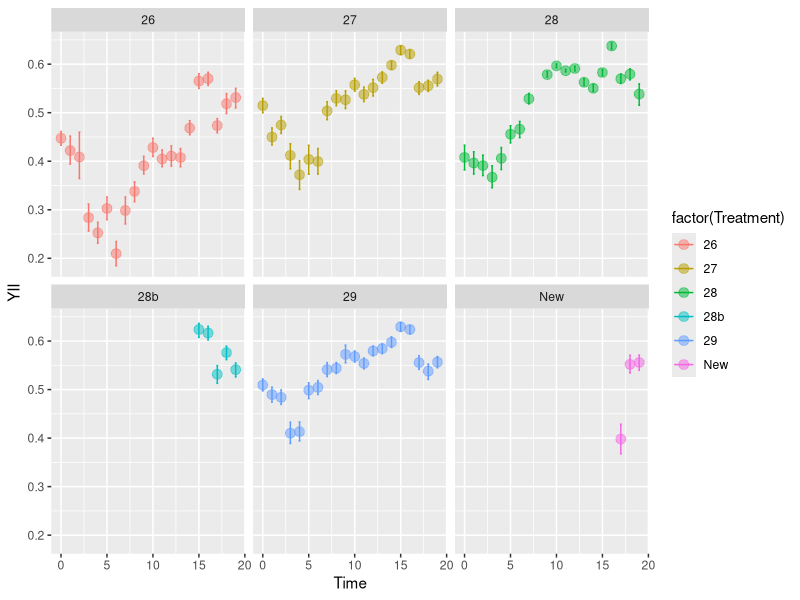
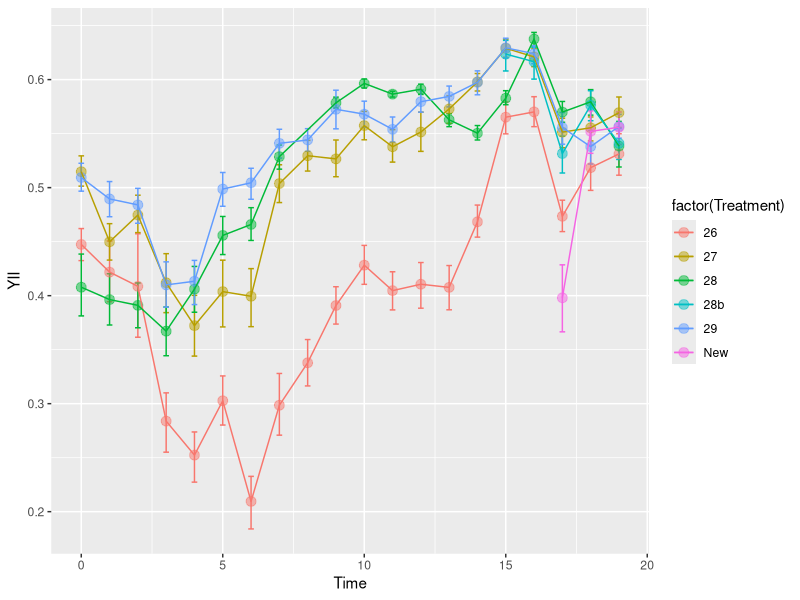

These figures' R source, in order: (Note: this script raises an error after producing the figures.)
## ---- chunk 1
knitr::opts_chunk$set(echo = TRUE, warning=FALSE, message=FALSE)
## ---- chunk 2

getwd()

# Get all libraries and sources required to run the script

library(dplyr)
library(plyr)
library(reshape2)
library(ggplot2)

# Import your data: 
Acer.Tall<-read.csv("YII_2017-09-27_Tall.csv")
Acer.wide<-read.csv("YII_2017-09-27_Wide.csv")
## ---- chunk 3
# YII_Bott <- ggplot(Acer.Tall, aes (Treatment, YII, colour=factor(Time)))
# YII_Bott + stat_summary(fun.data = "mean_cl_boot",geom = "errorbar", width = 0.2)+
#   stat_summary(fun.y=mean, geom="point", size =3, alpha=0.5) +
#   geom_jitter()+
#  facet_wrap(~Time)

YII_Bott <- ggplot(Acer.Tall, aes (Time, YII, colour=factor(Treatment)))
YII_Bott + stat_summary(fun.data = "mean_cl_boot",geom = "errorbar", width = 0.2)+
  stat_summary(fun.y=mean, geom="point", size =3, alpha=0.5) +
# geom_jitter()+
 facet_wrap (~Treatment)

YII_All <- ggplot(Acer.Tall, aes (Time, YII, colour=factor(Treatment)))
YII_All + stat_summary(fun.data = "mean_cl_boot",geom = "errorbar", width = 0.2)+
  stat_summary(fun.y=mean, geom="point", size =3, alpha=0.5) +
   stat_summary(fun.y=mean, geom="line")
 # geom_jitter()+
# facet_grid (~Treatment)


Growth <- ggplot(Acer.growth, aes (Time, Growth, colour=factor(Treatment)))
Growth + stat_summary(fun.data = "mean_cl_boot",geom = "errorbar", width = 0.2)+
  stat_summary(fun.y=mean, geom="point", size =3, alpha=0.5) +
  # geom_jitter()+
 facet_wrap (~Treatment)
## ---- chunk 4
library(dplyr)
Last.data<-Acer.Tall[which(Acer.Tall$Time==18), ]


Last.data %>% 
  group_by(Treatment) %>% 
  summarise (min_YII = min(YII), max_mpg = max(YII), mean_YII= mean(YII))


YII_Frag <- ggplot(Acer.Tall, aes (Time, YII))
YII_Frag + geom_point() + facet_wrap (~Treatment)

library(lattice)
xyplot(YII ~ Time | Treatment, data=Acer.Tall, type=c("p", "r"), ylim=c(0.0, 0.7))
## ---- chunk 5
Fo_Bott <- ggplot(Acer.Tall, aes (Time, F0, colour=factor(Treatment)))
Fo_Bott + stat_summary(fun.data = "mean_cl_boot",geom = "errorbar", width = 0.2)+
  stat_summary(fun.y=mean, geom="point", size =3, alpha=0.5) +
  #geom_jitter()+
 facet_grid (~Treatment)


Fm_Bott <- ggplot(Acer.Tall, aes (Time, Fm, colour=factor(Treatment)))
Fm_Bott + stat_summary(fun.data = "mean_cl_boot",geom = "errorbar", width = 0.2)+
  stat_summary(fun.y=mean, geom="point", size =3, alpha=0.5) +
  #geom_jitter()+
 facet_grid (~Treatment)

## ---- chunk 6

YII_Bott <- ggplot(Acer.Tall, aes (Time, YII, colour=factor(Treatment)))
YII_Bott + stat_summary(fun.data = "mean_cl_boot",geom = "errorbar", width = 0.2)+
  stat_summary(fun.y=mean, geom="point", size =3, alpha=0.5) +
  stat_summary(fun.y=mean, geom="line")
  # geom_jitter()+


Acer.Tall$Treatment <- as.factor(Acer.Tall$Treatment)
Acer.Tall$Time <- as.factor(Acer.Tall$Time)

library(multcomp)
library(multcompView)
library(lsmeans)


LM_Treatment <- lm(YII ~ Treatment, data= Acer.Tall)

LM_Time <-lm(YII ~ Time, data = Acer.Tall)

LM_Tre_Time <- lm(YII ~ Time * Treatment, data=Acer.Tall)

anova(LM_Treatment)
TukeyHSD(aov(LM_Treatment))

anova(LM_Time)
TukeyHSD(aov(LM_Time))

anova(LM_Tre_Time)
# TukeyHSD(aov(LM_Tre_Time))

#  cld from multicom  set a compact letter display of all pair-wise comparisons.
cld(lsmeans(LM_Treatment, "Treatment"))
cld(lsmeans(LM_Time, "Time"))
cld(lsmeans(LM_Tre_Time, specs = c("Treatment", "Time")))

## ---- chunk 7
Acer.wide$Change1<-((Acer.wide$YII_1)-(Acer.wide$YII_0))
Acer.wide$Change2<-((Acer.wide$YII_2)-(Acer.wide$YII_1))
Acer.wide$Change3<-((Acer.wide$YII_2)-(Acer.wide$YII_0))


YII_Change1 <- ggplot(Acer.wide, aes (Treatment, Change1, colour=factor(Treatment)))
YII_Change1 + stat_summary(fun.data = "mean_cl_boot",geom = "errorbar", width = 0.2)+
  stat_summary(fun.y=mean, geom="point", size =3, alpha=0.5) +
  geom_jitter()

YII_Change2 <- ggplot(Acer.wide, aes (Treatment, Change2, colour=factor(Treatment)))
YII_Change2 + stat_summary(fun.data = "mean_cl_boot",geom = "errorbar", width = 0.2)+
  stat_summary(fun.y=mean, geom="point", size =3, alpha=0.5) +
  geom_jitter()

YII_Change3 <- ggplot(Acer.wide, aes (Treatment, Change3, colour=factor(Treatment)))
YII_Change3 + stat_summary(fun.data = "mean_cl_boot",geom = "errorbar", width = 0.2)+
  stat_summary(fun.y=mean, geom="point", size =3, alpha=0.5) +
  geom_jitter()
